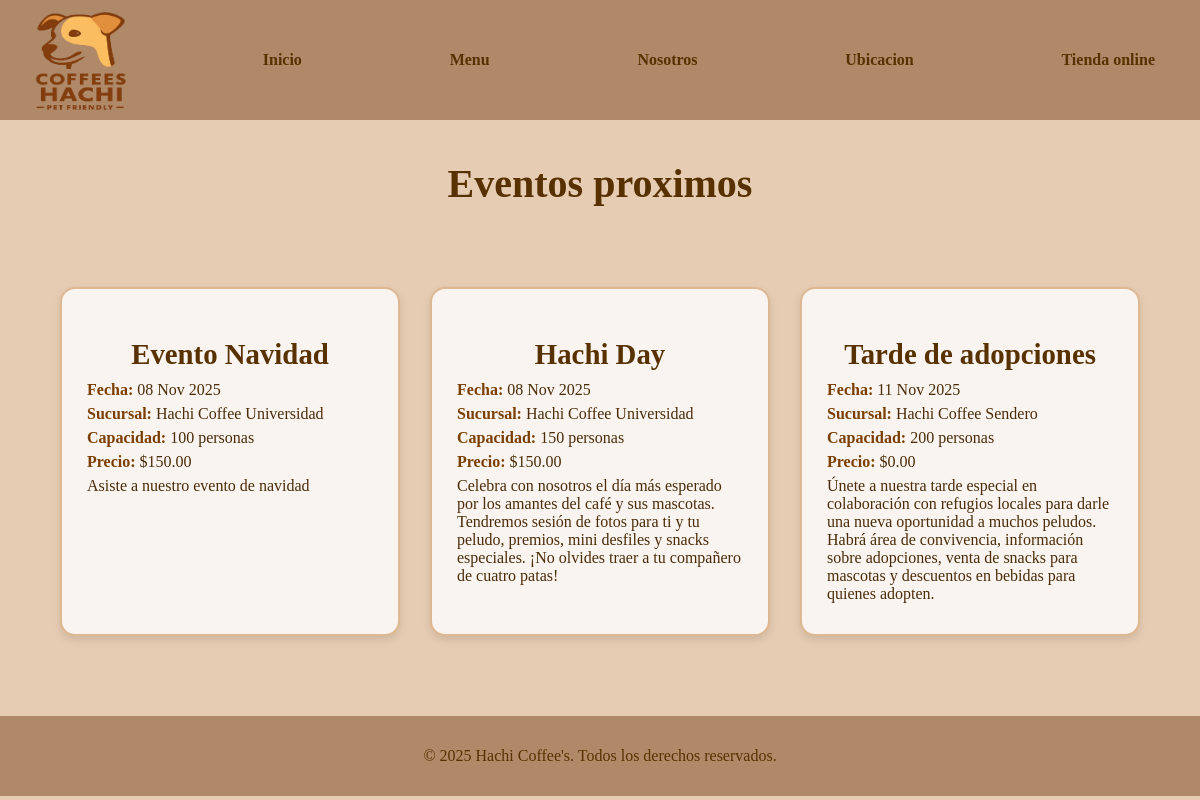
Page /eventos/ on the earlier database version.
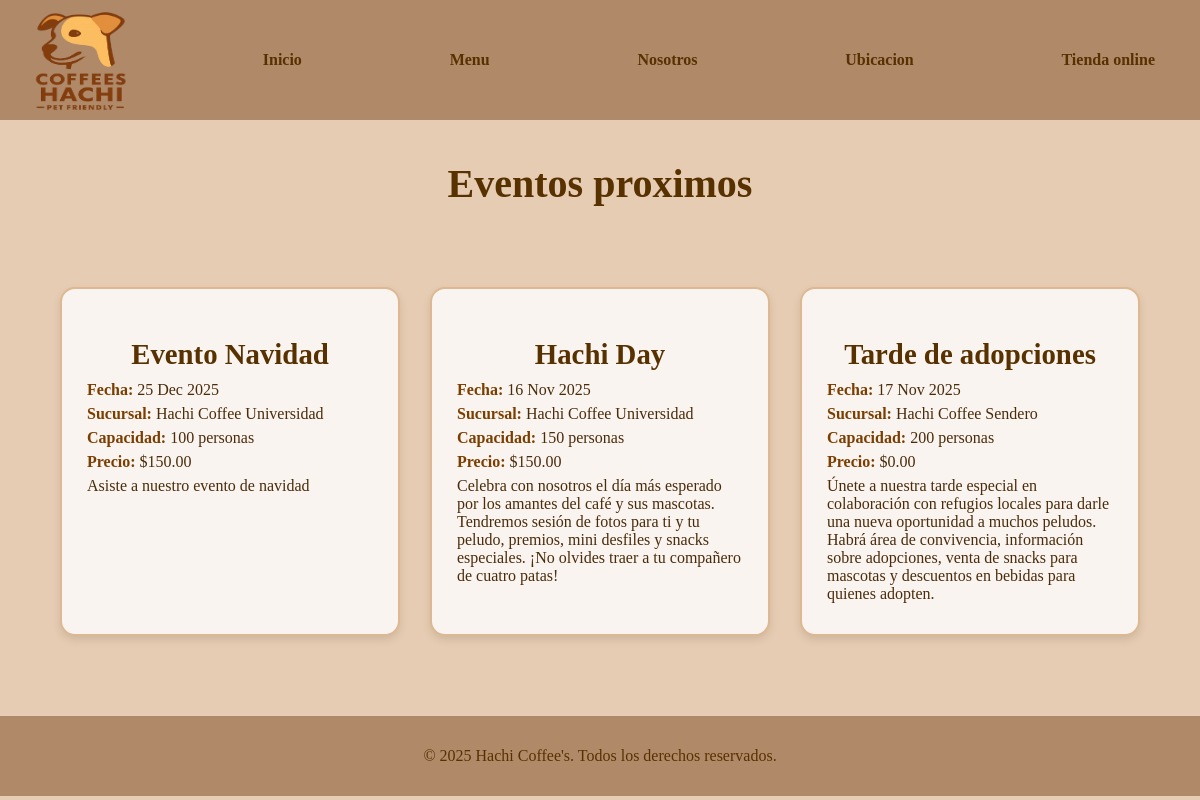
Same page on the later database version.
### cafeteria/models.py (models this page shows, shortened)
class Evento(models.Model):
    titulo = models.CharField(max_length=200)
    descripcion = models.TextField(blank=True, null=True)
    fecha = models.DateField()
    hora_inicio = models.TimeField(blank=True, null=True)
    hora_fin = models.TimeField(blank=True, null=True)
    sucursal = models.ForeignKey(Sucursal, on_delete=models.SET_NULL, null=True, blank=True, related_name='eventos')
    capacidad = models.PositiveIntegerField(blank=True, null=True)
    precio = models.DecimalField(max_digits=8, decimal_places=2, default=0.00)

class Sucursal(models.Model):
    nombre = models.CharField(max_length=150)
    direccion = models.CharField(max_length=255)
    telefono = models.CharField(max_length=30, blank=True, null=True)
    correo = models.EmailField(blank=True, null=True)
    horario_apertura = models.CharField(max_length=100, blank=True, null=True)

### cafeteria/views.py (the view)
# urls.py: path('eventos/', views.eventos, name='eventos'),
def eventos(request):
    eventos = Evento.objects.all()
    return render(request, "eventos.html", {'eventos': eventos})

### pia/templates/eventos.html (shortened to what this page needs)
{% load static %}
<!DOCTYPE html>
<html lang="en">
<head>
    <link rel="stylesheet" href="{% static 'css/eventos.css' %}">
</head>
<body>
    <nav>
        <img src="{% static 'img/imagen_logo2.png' %}" alt="Logo" width="100" height="100">
        <a href="{%url 'index'%}"> Inicio</a>
        <a href="{%url 'menu'%}">Menu</a>
        <a href="{%url 'nosotros'%}">Nosotros</a>
        <a href="{%url 'ubicacion'%}">Ubicacion</a>
        <a href="{%url 'tienda_online'%}">Tienda online</a>
    </nav>
    <h1>Eventos proximos</h1>
<section class="eventos-container">
    {% if eventos %}
        {% for evento in eventos %}
        <article class="evento-item">
            <h2>{{ evento.titulo }}</h2>
                <p><strong>Fecha:</strong> {{ evento.fecha|date:"d M Y" }}</p>
                <p><strong>Sucursal:</strong> {{ evento.sucursal.nombre }}</p>
                <p><strong>Capacidad:</strong> {{ evento.capacidad }} personas</p>
                <p><strong>Precio:</strong> ${{ evento.precio }}</p>
                <p>{{ evento.descripcion }}</p>
        </article>
        {% endfor %}
    {% else %}
        <p>No hay eventos disponibles en este momento.</p>
    {% endif %}
</section>
    <footer>
        <p>© 2025 Hachi Coffee's. Todos los derechos reservados.</p>
    </footer>
</body>
</html>

Differences in the rows shown:
changed Evento "Evento Navidad": fecha "08 Nov 2025" → "25 Dec 2025"
changed Evento "Hachi Day": fecha "08 Nov 2025" → "16 Nov 2025"
changed Evento "Tarde de adopciones": fecha "11 Nov 2025" → "17 Nov 2025"
